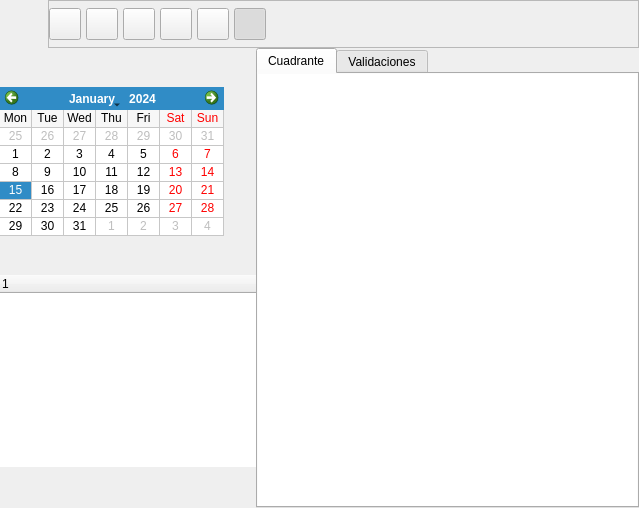
<ui version="4.0" >
 <author>Tomeu Borras Riera</author>
 <class>CuadranteDiarioBase</class>
 <widget class="QWidget" name="CuadranteDiarioBase" >
  <property name="geometry" >
   <rect>
    <x>0</x>
    <y>0</y>
    <width>639</width>
    <height>508</height>
   </rect>
  </property>
  <property name="windowTitle" >
   <string>Cuadrante</string>
  </property>
  <property name="windowIcon" >
   <iconset resource="../../../bulmages.qrc" >:/BulmaCont32x32/images/png/i_clock.png</iconset>
  </property>
  <layout class="QGridLayout" >
   <property name="margin" >
    <number>0</number>
   </property>
   <property name="spacing" >
    <number>0</number>
   </property>
   <item row="1" column="1" >
    <widget class="QTabWidget" name="tabWidget" >
     <property name="currentIndex" >
      <number>0</number>
     </property>
     <widget class="QWidget" name="tab" >
      <attribute name="title" >
       <string>Cuadrante</string>
      </attribute>
      <layout class="QVBoxLayout" >
       <property name="margin" >
        <number>0</number>
       </property>
       <property name="spacing" >
        <number>0</number>
       </property>
       <item>
        <widget class="CuadranteQTableWidget" name="mui_cuadrante" >
         <property name="sizePolicy" >
          <sizepolicy>
           <hsizetype>7</hsizetype>
           <vsizetype>7</vsizetype>
           <horstretch>0</horstretch>
           <verstretch>0</verstretch>
          </sizepolicy>
         </property>
         <property name="contextMenuPolicy" >
          <enum>Qt::CustomContextMenu</enum>
         </property>
         <property name="frameShape" >
          <enum>QFrame::NoFrame</enum>
         </property>
        </widget>
       </item>
      </layout>
     </widget>
     <widget class="QWidget" name="tab_2" >
      <attribute name="title" >
       <string>Validaciones</string>
      </attribute>
      <layout class="QVBoxLayout" >
       <property name="margin" >
        <number>0</number>
       </property>
       <property name="spacing" >
        <number>0</number>
       </property>
       <item>
        <widget class="SubForm2Bf" name="mui_list" />
       </item>
      </layout>
     </widget>
    </widget>
   </item>
   <item row="1" column="0" >
    <widget class="QFrame" name="frame_2" >
     <property name="sizePolicy" >
      <sizepolicy>
       <hsizetype>0</hsizetype>
       <vsizetype>7</vsizetype>
       <horstretch>0</horstretch>
       <verstretch>0</verstretch>
      </sizepolicy>
     </property>
     <property name="frameShape" >
      <enum>QFrame::NoFrame</enum>
     </property>
     <property name="frameShadow" >
      <enum>QFrame::Plain</enum>
     </property>
     <layout class="QVBoxLayout" >
      <property name="margin" >
       <number>0</number>
      </property>
      <property name="spacing" >
       <number>0</number>
      </property>
      <item>
       <widget class="QCalendarWidget" name="mui_calendario" >
        <property name="sizePolicy" >
         <sizepolicy>
          <hsizetype>0</hsizetype>
          <vsizetype>0</vsizetype>
          <horstretch>0</horstretch>
          <verstretch>0</verstretch>
         </sizepolicy>
        </property>
        <property name="contextMenuPolicy" >
         <enum>Qt::CustomContextMenu</enum>
        </property>
        <property name="firstDayOfWeek" >
         <enum>Qt::Monday</enum>
        </property>
        <property name="gridVisible" >
         <bool>true</bool>
        </property>
        <property name="verticalHeaderFormat" >
         <enum>QCalendarWidget::NoVerticalHeader</enum>
        </property>
       </widget>
      </item>
      <item>
       <widget class="CuadranteQTreeWidget" name="mui_listtrabajadores" >
        <property name="sizePolicy" >
         <sizepolicy>
          <hsizetype>0</hsizetype>
          <vsizetype>0</vsizetype>
          <horstretch>0</horstretch>
          <verstretch>0</verstretch>
         </sizepolicy>
        </property>
        <property name="minimumSize" >
         <size>
          <width>100</width>
          <height>0</height>
         </size>
        </property>
        <property name="maximumSize" >
         <size>
          <width>280</width>
          <height>16777215</height>
         </size>
        </property>
        <property name="font" >
         <font>
          <pointsize>9</pointsize>
         </font>
        </property>
        <property name="contextMenuPolicy" >
         <enum>Qt::NoContextMenu</enum>
        </property>
        <property name="frameShape" >
         <enum>QFrame::NoFrame</enum>
        </property>
        <property name="horizontalScrollBarPolicy" >
         <enum>Qt::ScrollBarAlwaysOff</enum>
        </property>
        <property name="tabKeyNavigation" >
         <bool>true</bool>
        </property>
        <property name="showDropIndicator" stdset="0" >
         <bool>true</bool>
        </property>
        <property name="rootIsDecorated" >
         <bool>true</bool>
        </property>
        <property name="animated" >
         <bool>true</bool>
        </property>
        <property name="allColumnsShowFocus" >
         <bool>true</bool>
        </property>
        <column>
         <property name="text" >
          <string>1</string>
         </property>
        </column>
       </widget>
      </item>
     </layout>
    </widget>
   </item>
   <item row="0" column="0" colspan="2" >
    <layout class="QHBoxLayout" >
     <property name="margin" >
      <number>0</number>
     </property>
     <property name="spacing" >
      <number>0</number>
     </property>
     <item>
      <widget class="QLabel" name="label" >
       <property name="minimumSize" >
        <size>
         <width>48</width>
         <height>48</height>
        </size>
       </property>
       <property name="maximumSize" >
        <size>
         <width>48</width>
         <height>48</height>
        </size>
       </property>
       <property name="text" >
        <string/>
       </property>
       <property name="pixmap" >
        <pixmap resource="../../../bulmages.qrc" >:/BulmaCont32x32/images/png/i_diario.xpm</pixmap>
       </property>
      </widget>
     </item>
     <item>
      <widget class="QFrame" name="frame" >
       <property name="frameShape" >
        <enum>QFrame::StyledPanel</enum>
       </property>
       <property name="frameShadow" >
        <enum>QFrame::Raised</enum>
       </property>
       <layout class="QHBoxLayout" >
        <property name="margin" >
         <number>0</number>
        </property>
        <property name="spacing" >
         <number>5</number>
        </property>
        <item>
         <widget class="QToolButton" name="mui_editar" >
          <property name="minimumSize" >
           <size>
            <width>32</width>
            <height>32</height>
           </size>
          </property>
          <property name="maximumSize" >
           <size>
            <width>32</width>
            <height>32</height>
           </size>
          </property>
          <property name="toolTip" >
           <string>Editar</string>
          </property>
          <property name="whatsThis" >
           <string>Editar</string>
          </property>
          <property name="text" >
           <string/>
          </property>
          <property name="icon" >
           <iconset resource="../../../bulmages.qrc" >:/Genericos32x32/images/png/i_edit.png</iconset>
          </property>
          <property name="iconSize" >
           <size>
            <width>32</width>
            <height>32</height>
           </size>
          </property>
          <property name="shortcut" >
           <string>Ctrl+D</string>
          </property>
         </widget>
        </item>
        <item>
         <widget class="QToolButton" name="mui_imprimir" >
          <property name="minimumSize" >
           <size>
            <width>32</width>
            <height>32</height>
           </size>
          </property>
          <property name="maximumSize" >
           <size>
            <width>32</width>
            <height>32</height>
           </size>
          </property>
          <property name="toolTip" >
           <string>Imprimir</string>
          </property>
          <property name="whatsThis" >
           <string>Imprimir</string>
          </property>
          <property name="text" >
           <string/>
          </property>
          <property name="icon" >
           <iconset resource="../../../bulmages.qrc" >:/Genericos32x32/images/png/i_filePrint.xpm</iconset>
          </property>
          <property name="iconSize" >
           <size>
            <width>32</width>
            <height>32</height>
           </size>
          </property>
          <property name="shortcut" >
           <string>Ctrl+D</string>
          </property>
         </widget>
        </item>
        <item>
         <widget class="QToolButton" name="mui_actualizar" >
          <property name="minimumSize" >
           <size>
            <width>32</width>
            <height>32</height>
           </size>
          </property>
          <property name="maximumSize" >
           <size>
            <width>32</width>
            <height>32</height>
           </size>
          </property>
          <property name="toolTip" >
           <string>Actualizar</string>
          </property>
          <property name="whatsThis" >
           <string>Actualizar</string>
          </property>
          <property name="text" >
           <string/>
          </property>
          <property name="icon" >
           <iconset resource="../../../bulmages.qrc" >:/Genericos32x32/images/png/i_reload.png</iconset>
          </property>
          <property name="iconSize" >
           <size>
            <width>32</width>
            <height>32</height>
           </size>
          </property>
          <property name="shortcut" >
           <string>Ctrl+D</string>
          </property>
         </widget>
        </item>
        <item>
         <widget class="QToolButton" name="mui_limpiar" >
          <property name="minimumSize" >
           <size>
            <width>32</width>
            <height>32</height>
           </size>
          </property>
          <property name="maximumSize" >
           <size>
            <width>32</width>
            <height>32</height>
           </size>
          </property>
          <property name="toolTip" >
           <string>Limpiar Cuadrante</string>
          </property>
          <property name="whatsThis" >
           <string>Limpiar Cuadrante</string>
          </property>
          <property name="text" >
           <string/>
          </property>
          <property name="icon" >
           <iconset resource="../../../bulmages.qrc" >:/Genericos32x32/images/png/i_editDelete.png</iconset>
          </property>
          <property name="iconSize" >
           <size>
            <width>32</width>
            <height>32</height>
           </size>
          </property>
          <property name="shortcut" >
           <string>Ctrl+D</string>
          </property>
         </widget>
        </item>
        <item>
         <widget class="QToolButton" name="mui_duplicar" >
          <property name="minimumSize" >
           <size>
            <width>32</width>
            <height>32</height>
           </size>
          </property>
          <property name="maximumSize" >
           <size>
            <width>32</width>
            <height>32</height>
           </size>
          </property>
          <property name="toolTip" >
           <string>Igual que la Semana Anterior</string>
          </property>
          <property name="whatsThis" >
           <string>Igual que la Semana Anterior</string>
          </property>
          <property name="text" >
           <string/>
          </property>
          <property name="icon" >
           <iconset resource="../../../bulmages.qrc" >:/BulmaCont32x32/images/png/igualant.xpm</iconset>
          </property>
          <property name="iconSize" >
           <size>
            <width>32</width>
            <height>32</height>
           </size>
          </property>
          <property name="shortcut" >
           <string>Ctrl+D</string>
          </property>
         </widget>
        </item>
        <item>
         <widget class="QToolButton" name="mui_ocultar" >
          <property name="minimumSize" >
           <size>
            <width>32</width>
            <height>32</height>
           </size>
          </property>
          <property name="maximumSize" >
           <size>
            <width>32</width>
            <height>32</height>
           </size>
          </property>
          <property name="toolTip" >
           <string>Ocultar Panel</string>
          </property>
          <property name="whatsThis" >
           <string>Ocultar Panel</string>
          </property>
          <property name="text" >
           <string/>
          </property>
          <property name="icon" >
           <iconset resource="../../../bulmages.qrc" >:/BulmaCont32x32/images/png/i_tux.png</iconset>
          </property>
          <property name="iconSize" >
           <size>
            <width>32</width>
            <height>32</height>
           </size>
          </property>
          <property name="shortcut" >
           <string>Ctrl+D</string>
          </property>
          <property name="checkable" >
           <bool>true</bool>
          </property>
          <property name="checked" >
           <bool>true</bool>
          </property>
         </widget>
        </item>
        <item>
         <widget class="QFrame" name="mui_plugbotones" >
          <property name="sizePolicy" >
           <sizepolicy>
            <hsizetype>0</hsizetype>
            <vsizetype>0</vsizetype>
            <horstretch>0</horstretch>
            <verstretch>0</verstretch>
           </sizepolicy>
          </property>
          <property name="frameShape" >
           <enum>QFrame::NoFrame</enum>
          </property>
          <property name="frameShadow" >
           <enum>QFrame::Plain</enum>
          </property>
          <property name="lineWidth" >
           <number>0</number>
          </property>
         </widget>
        </item>
        <item>
         <spacer>
          <property name="orientation" >
           <enum>Qt::Horizontal</enum>
          </property>
          <property name="sizeType" >
           <enum>QSizePolicy::Expanding</enum>
          </property>
          <property name="sizeHint" >
           <size>
            <width>461</width>
            <height>34</height>
           </size>
          </property>
         </spacer>
        </item>
       </layout>
      </widget>
     </item>
    </layout>
   </item>
  </layout>
 </widget>
 <layoutdefault spacing="4" margin="3" />
 <customwidgets>
  <customwidget>
   <class>CuadranteQTableWidget</class>
   <extends>QTableWidget</extends>
   <header>cuadranteqtablewidget.h</header>
  </customwidget>
  <customwidget>
   <class>SubForm2Bf</class>
   <extends>QTableWidget</extends>
   <header>subform2bf.h</header>
  </customwidget>
  <customwidget>
   <class>CuadranteQTreeWidget</class>
   <extends>QTreeWidget</extends>
   <header>cuadranteqtreewidget.h</header>
  </customwidget>
 </customwidgets>
 <resources>
  <include location="../../../bulmages.qrc" />
 </resources>
 <connections>
  <connection>
   <sender>mui_ocultar</sender>
   <signal>toggled(bool)</signal>
   <receiver>frame_2</receiver>
   <slot>setShown(bool)</slot>
   <hints>
    <hint type="sourcelabel" >
     <x>279</x>
     <y>44</y>
    </hint>
    <hint type="destinationlabel" >
     <x>285</x>
     <y>110</y>
    </hint>
   </hints>
  </connection>
 </connections>
</ui>
